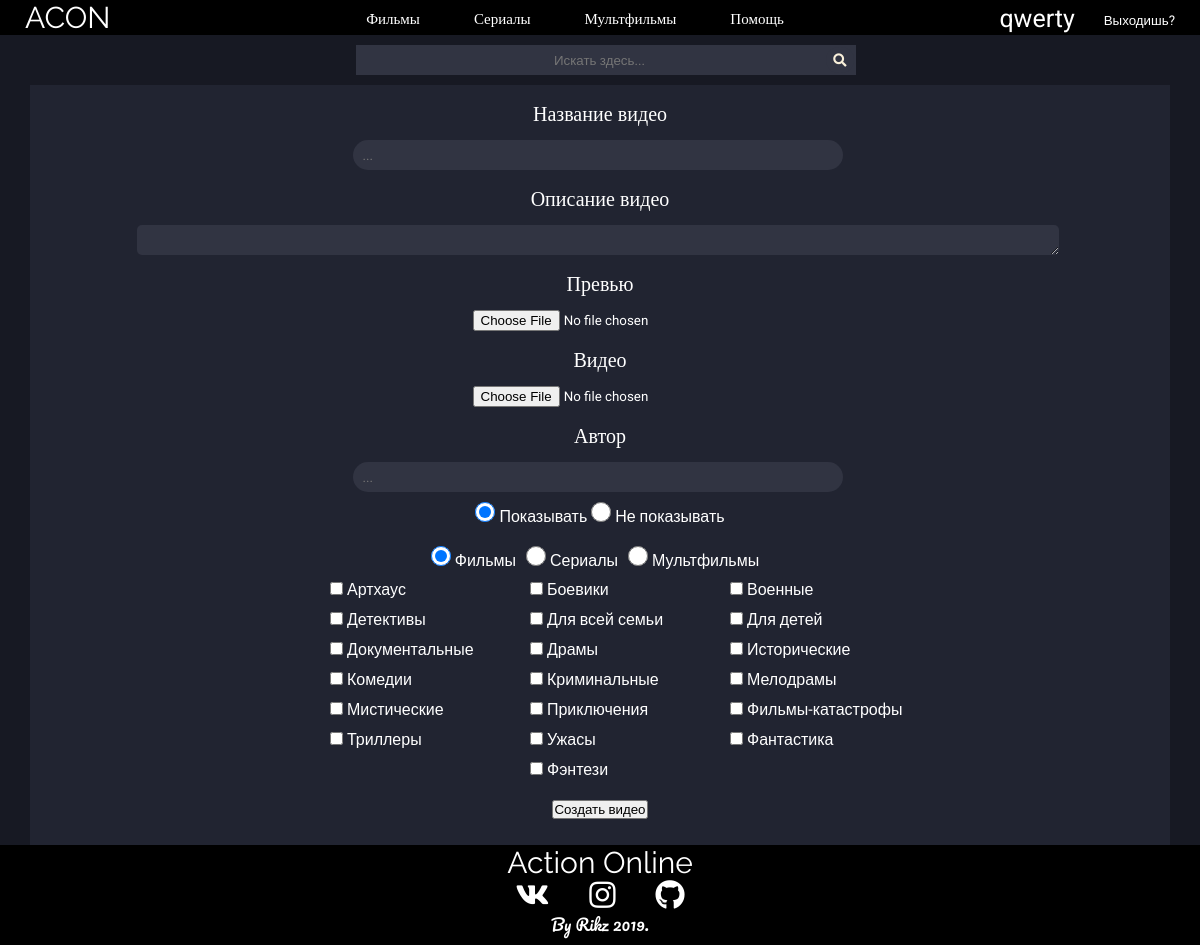
The app's page /videoadd (signed in) with its own data.
### tables this page shows
CREATE TABLE `genres` (
  `id` int(11) UNSIGNED NOT NULL,
  `genre` varchar(200) NOT NULL
);

### blocks/videoadd.php (the view, shortened to what this page needs)
<form enctype="multipart/form-data"  method="POST" class="videomake">
<label class="registrationLabels">Название видео</label>
<input type="text" name="title" placeholder="..." class="registrationInputs" maxlength=200 required >
<label class="registrationLabels" >Описание видео</label>
<textarea name="description" cols ="50" class="adminTextarea"></textarea>
<label class="registrationLabels">Превью</label>
<input name="preview" type="file" />
<label class="registrationLabels">Видео</label>
<input name="video" type="file" required />
<label class="registrationLabels">Автор</label>
<input type="text" name="author" placeholder="..." class="registrationInputs" maxlength=150>
<div>
<input type="radio" name="show" class="adminRadio" value="1" checked>
<label >Показывать</label>
<input type="radio" name="show" class="adminRadio" value="0" >
<label >Не показывать</label>
</div>
<div>
	<?php
	$query = "SELECT * FROM `genres` LIMIT 3";
	$data = mysqli_query($GLOBALS['dbc'],$query);
	$info = mysqli_fetch_assoc($data);
	$info['id'] = $info['id']." checked";
	while ($info) {
		echo "<input type='radio' name='maingenre' class='adminGenreRadio' value=".$info['id'].">
		<label class='adminGenreRadioLabel'>".$info['genre']."</label>";
		$info = mysqli_fetch_assoc($data);
	}
	?>
</div>
<div id="checkboxes">
	<?php
	$query = "SELECT * FROM `genres`";
	$data = mysqli_query($GLOBALS['dbc'],$query);
	$info = mysqli_fetch_assoc($data);
	$info['id'] = $info['id']." checked";
	$count = 0;
	while ($info) {
		$count++;
		if ($count > 3) {
			echo "<div id='checkBoxDiv'>";
			echo "<input type='checkbox' name='genre[]' class='adminGenreCheckbox' value=".$info['id'].">
			<label class='adminGenreCheckboxLabel'>".$info['genre']."</label>";
			echo "</div>";
		}
		$info = mysqli_fetch_assoc($data);
	}
	?>
</div>
	<input type="submit" name="submit" value="Создать видео" id="makeVideoButton" />

### style/style.css (style rules this page uses)
* { margin: 0; padding: 0; font-family: 'Roboto', sans-serif; }
html, body { height:100%; }
body { background-color: #171923; color: white; }
.registrationLabels { font-size: 20px; color: white; font-family: 'Pacifico', cursive; margin: 10px 0; }
.registrationInputs { height: 30px; width: 40vw; max-width: 1100px; background-color: #313442; border: none; margin-right: 5px; color: white; border-radius: 20px; padding-left: 10px; }
.adminTextarea { height: 10%; width: 80%; max-width: 80%; background-color: #313442; border: none; margin-right: 5px; color: white; border-radius: 5px; padding-left: 10px; }
.adminRadio { margin-top: 10px; width: 20px; height: 20px; }
.adminGenreRadio { margin-top: 20px; width: 20px; height: 20px; }
.adminGenreRadioLabel { margin-right: 10px; }
#checkboxes { margin-left: 40px; margin-top: 10px; max-width: 70%; display: flex; flex-flow: wrap; align-items: center; justify-content: center; }
#checkBoxDiv { width: 200px; height: 30px; }
.adminGenreCheckbox { margin-left: 10px; }
.videomake { display: flex; justify-content: center; align-items: center; flex-direction: column; }
#makeVideoButton { margin-top: 10px; }

### records on screen
genres: genre "Сериалы"
genres: genre "Мультфильмы"
genres: genre "Артхаус"
genres: genre "Боевики"
genres: genre "Военные"
genres: genre "Детективы"
genres: genre "Для всей семьи"
genres: genre "Для детей"
genres: genre "Документальные"
genres: genre "Драмы"
genres: genre "Исторические"
genres: genre "Комедии"
genres: genre "Криминальные"
genres: genre "Мелодрамы"
genres: genre "Мистические"
genres: genre "Приключения"
genres: genre "Фильмы-катастрофы"
genres: genre "Триллеры"
genres: genre "Ужасы"
genres: genre "Фантастика"
genres: genre "Фэнтези"

### other values on screen
$_SESSION['user_username'] "qwerty"
$info['genre'] "Фильмы"
